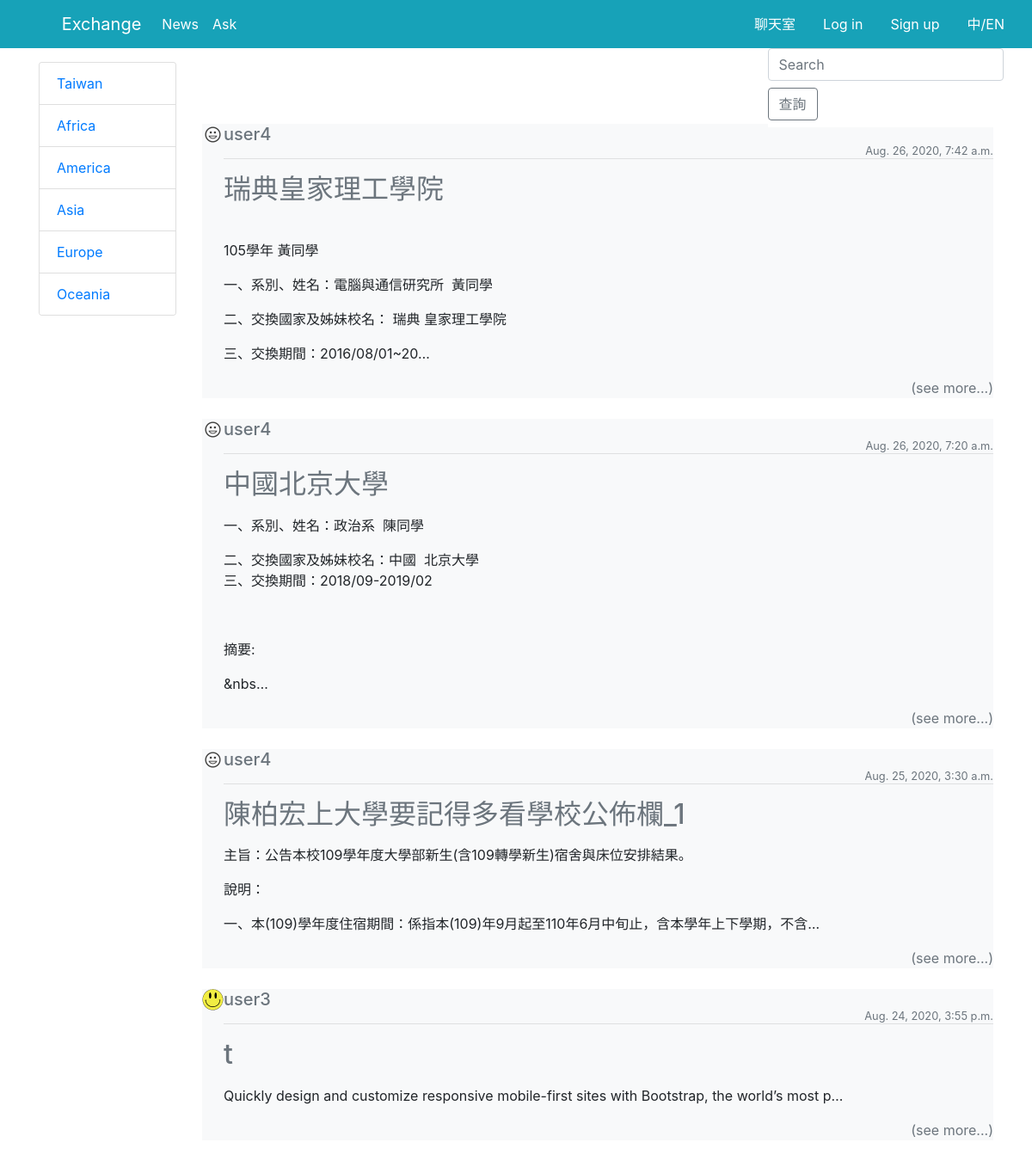
The page / on the database its author committed.
### blog/models.py (models this page shows, shortened)
class Post(models.Model):
    title = models.CharField(max_length=100)
    date_posted  = models.DateTimeField(default=timezone.now)
    author = models.ForeignKey(User, on_delete=models.CASCADE)  # 刪除使用者時也刪除其貼文，但刪除貼文不會刪除使用者
    other = models.CharField(max_length=200)
    content = RichTextUploadingField(blank=True,null=True)

### users/models.py (models this page shows, shortened)
class Profile(models.Model):
    user = models.OneToOneField(User,on_delete=models.CASCADE)
    image = models.ImageField(default = 'default.jpg', upload_to='profile_pics')

### blog/views.py (the view)
# urls.py: path('', PostListView.as_view(), name = 'blog-home'),
class PostListView(ListView):
    model = Post                         # 以Post為基礎建立
    template_name = 'blog/mainpage_new.html' # <app>/<model>_<viewtype>.html 尋找樣板顯示(顯示主頁)
    context_object_name = 'posts'
    ordering = ['-date_posted']          # 讓貼文以時間排序
    paginate_by = 4                    # 每頁只顯示四個貼文

### blog/templates/blog/mainpage_new.html (shortened to what this page needs)
{% extends "blog/base.html" %}
{% block content %}
{% include 'blog/searchForm.html' %}
    <div class="row">
        <div class="col-12 col-md-2">
            <div class="card align-self-start absolute" style="width: 10rem;">
                <ul class="list-group list-group-flush">
                    <li class="list-group-item"><a href="#">Taiwan</a></li>
                    <li class="list-group-item"><a href="#">Africa</a></li>
                    <li class="list-group-item"><a href="#">America</a></li>
                    <li class="list-group-item"><a href="#">Asia</a></li>
                    <li class="list-group-item"><a href="#">Europe</a></li>
                    <li class="list-group-item"><a href="#">Oceania</a></li>
                </ul>
            </div>
        </div>
        <div class="col-12 col-md-10">
            <br><br><br>
            {% for post in posts %}
            <article class="media content-section bg-light">
                <img class="rounded-circle article-img" src="{{ post.author.profile.image.url }}" alt="{{ post.author }}" width="25" height = "25">
                <div class="media-body">
                  <div class="article-metadata">
                    <h5><a class="mr-2 text-secondary" href="#">{{ post.author }}</a><br>
                    <small><small class="text-muted float-right">{{ post.date_posted }}</small></small><hr>
                  </div></h5>
                  <h2 class="article-title text-secondary">{{ post.title }}</h2>
                  <p class="article-content">{{ post.content|safe|truncatechars_html:100 }}</p>
                  <a href="{% url 'post-detail' post.id %}" class="text-secondary float-right">(see more...)</a>
                </div>
              </article>
              <br>
            {% endfor %}
        </div>
    </div>
{% endblock %}

### blog/templates/blog/base.html (style rules this page uses)
.col-12 { z-index: 99; }
div.absolute { position: absolute; position: fixed; overflow: auto; }
body { font-family: Arial, Helvetica, sans-serif; }

### rows shown on the page
Post: author.profile.image (placeholder picture), author "user4", date_posted "Aug. 26, 2020, 7:42 a.m.", title "瑞典皇家理工學院", content "105學年 黃同學 一、系別、姓名：電腦與通信研究所 黃同學 二、交換國家及姊妹校名： 瑞典 皇家理工學院 三、交換期間：2016/08/01~20…"
Post: author.profile.image (placeholder picture), author "user4", date_posted "Aug. 26, 2020, 7:20 a.m.", title "中國北京大學", content "一、系別、姓名：政治系 陳同學 二、交換國家及姊妹校名：中國 北京大學 三、交換期間：2018/09-2019/02 摘要: &nbs…"
Post: author.profile.image (placeholder picture), author "user4", date_posted "Aug. 25, 2020, 3:30 a.m.", title "陳柏宏上大學要記得多看學校公佈欄_1", content "主旨：公告本校109學年度大學部新生(含109轉學新生)宿舍與床位安排結果。 說明： 一、本(109)學年度住宿期間：係指本(109)年9月起至110年6月中旬止，含本學年上下學期，不含…"
Post: author.profile.image (picture), author "user3", date_posted "Aug. 24, 2020, 3:55 p.m.", title "t", content "Quickly design and customize responsive mobile-first sites with Bootstrap, the world’s most p…"
